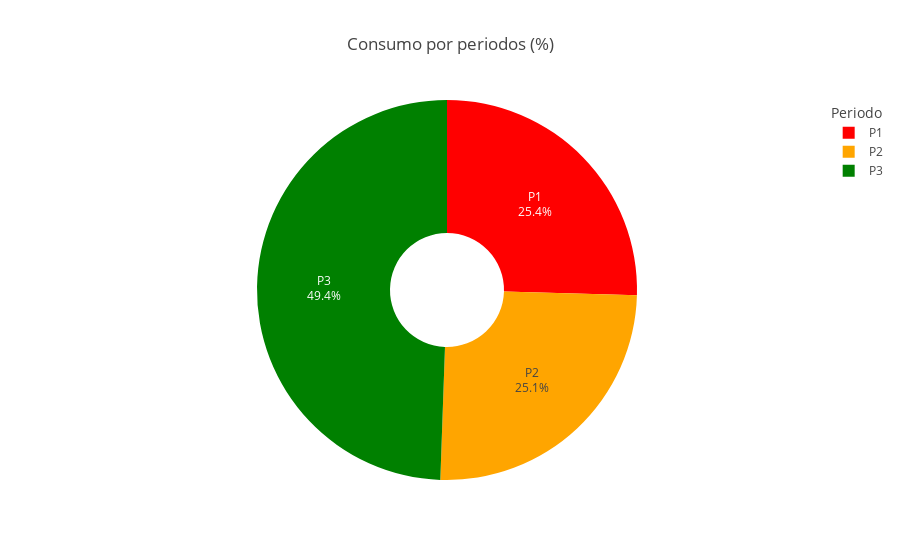

Here is the notebook cell this chart was saved with:
### Code cell
def graf_consumos_queso(pt_periodos_filtrado_porc):

    graf_consumos_queso = px.pie(
        pt_periodos_filtrado_porc, 
        names='dh_3p',
        values='consumo',  # Valores para el área principal
        color='dh_3p',  # Diferenciar por colores
        color_discrete_map={'P1': 'red', 'P2': 'orange', 'P3': 'green'},  # Colores personalizados
        title="Consumo por periodos (%)",
        hole=.3,
        labels={'dh_3p':'periodo','consumo':'consumo (kWh)'},
        category_orders={'dh_3p': ['P1', 'P2', 'P3']}
        #hover_data=['dh_3p']
    )

    graf_consumos_queso.update_traces(
        textposition='inside',
        textinfo='label+percent'
    )
    graf_consumos_queso.update_layout(
        legend_title_text='Periodo',  # Cambiar el título de la leyenda
        showlegend=True  # Asegurar que la leyenda esté visible
    )

    return graf_consumos_queso

### Figure 1 — Plotly figure (JSON) as saved in the notebook; plotly's stock layout.template omitted (floating-point values rounded to 4 significant figures)
{"data": [{"customdata": [["P1"], ["P2"], ["P3"]], "direction": "clockwise", "domain": {"x": [0, 1], "y": [0, 1]}, "hole": 0.3, "hovertemplate": "periodo=%{customdata[0]}<br>consumo (kWh)=%{value}<extra></extra>", "labels": ["P1", "P2", "P3"], "legendgroup": "", "marker": {"colors": ["red", "orange", "green"]}, "name": "", "showlegend": true, "sort": false, "textinfo": "label+percent", "textposition": "inside", "type": "pie", "values": [25.43, 25.13, 49.44]}], "layout": {"legend": {"title": {"text": "Periodo"}, "tracegroupgap": 0}, "showlegend": true, "title": {"text": "Consumo por periodos (%)"}}}
